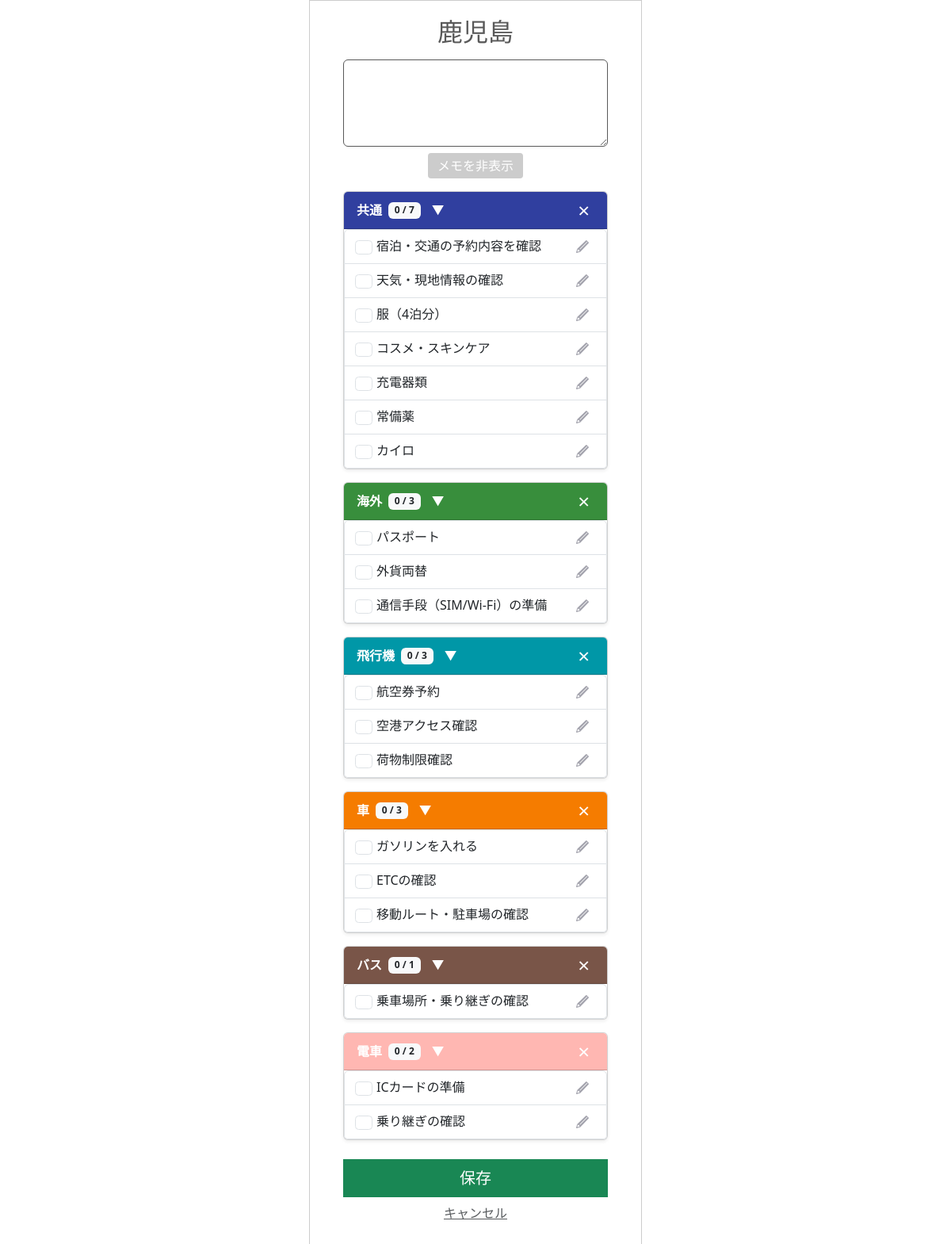
Screenshot of /template/105/old_copy/ with the database file from the repository.
### app/models/template.py (models this page shows, shortened)
class Template(models.Model):
    class SourceType(models.IntegerChoices):
        FROM_TRAVEL   = 0, _("旅行情報より作成")
        FROM_TEMPLATE = 1, _("既存テンプレートを反映")
    user = models.ForeignKey(
        settings.AUTH_USER_MODEL,
        on_delete=models.CASCADE,
        verbose_name=_("ユーザーID")
    )
    travel_info = models.ForeignKey(
        Travel_info,
        on_delete=models.CASCADE,
        verbose_name=_("旅行情報ID")
    )
    source_type = models.IntegerField(
        choices=SourceType.choices,
        verbose_name=_("生成タイプ")
    )
    template_source = models.ForeignKey(
        "self",
        null=True,
        blank=True,
        on_delete=models.SET_NULL,
        verbose_name=_("テンプレート参照元"),
        related_name="derived_templates"
    )
    created_at = models.DateTimeField(
         auto_now_add=True,
         verbose_name=_("作成日")
         )
    updated_at = models.DateTimeField(
        auto_now=True,
        verbose_name=_("更新日")
        )
    class Meta:
      verbose_name = _("テンプレート")

class TravelCategory(models.Model):
    class TravelType(models.IntegerChoices):
        AUTO  = 0, _("初期作成")
        CUSTOM = 1, _("ユーザー追加")
    class CategoryColor(models.IntegerChoices):
        PINK       = 0, "#e91e63ff"
        LIGHT_PINK = 1, "#ffb7b2fe"
        ORANGE     = 2, "#f57c00ff"
        GREEN      = 3, "#388e3cff"
        CYAN       = 4, "#0097a7ff"
        BLUE       = 5, "#303f9ffe"
        BROWN      = 6, "#795548ff"
        PURPLE     = 7, "#7b1fa2ff"
    template = models.ForeignKey(
        Template,
        on_delete=models.CASCADE,
        verbose_name=_("テンプレートID")
    )
    category_name = models.CharField(
        max_length=50,
        verbose_name=_("分類名")
    )
    travel_type = models.IntegerField(
        choices=TravelType.choices,
        verbose_name=_("分類タイプ")
    )
    category_color = models.IntegerField(
        choices=CategoryColor.choices,
        verbose_name=_("分類カラー")
    )
    created_at = models.DateTimeField(
         auto_now_add=True,
         verbose_name=_("作成日")
         )
    updated_at = models.DateTimeField(
        auto_now=True,
        verbose_name=_("更新日")
        )
    class Meta:
      verbose_name = _("旅行の分類")
    @property
    def checked_count(self):
        return self.travelitem_set.filter(item_checked=1).count()
    @property
    def total_count(self):
        return self.travelitem_set.count()

class TravelItem(models.Model):
    class ItemChecked(models.IntegerChoices):
        NO  = 0, _("NO")
        YES = 1, _("YES")
    travel_category = models.ForeignKey(
        TravelCategory,
        on_delete=models.CASCADE,
        verbose_name=_("旅行の分類ID")
    )
    item_name = models.CharField(
        max_length=128,
        verbose_name=_("項目名")
    )
    item_checked = models.IntegerField(
        choices=ItemChecked.choices,
        verbose_name=_("チェック済み項目")
    )
    created_at = models.DateTimeField(
         auto_now_add=True,
         verbose_name=_("作成日")
         )
    updated_at = models.DateTimeField(
        auto_now=True,
        verbose_name=_("更新日")
        )
    class Meta:
      verbose_name = _("旅行の項目")

### app/models/travel.py (models this page shows, shortened)
class Travel_info(models.Model):
    class StayType(models.IntegerChoices):
        DAY_TRIP = 0, _("日帰り")
        STAY     = 1, _("宿泊")
    class LocationType(models.IntegerChoices):
        DOMESTIC = 0, _("国内")
        OVERSEAS = 1, _("海外")
    class StatusType(models.IntegerChoices):
        NOT_DONE  = 0, _("未")
        COMPLETE  = 1, _("完")
        PROCESSED = 2, _("済")
    travel_info_id = models.AutoField(
        primary_key=True,
        verbose_name=_("旅行情報ID")
    )
    user = models.ForeignKey(
        settings.AUTH_USER_MODEL,
        on_delete=models.CASCADE,
        verbose_name=_("ユーザーID")
    )
    travel_title = models.CharField(
        max_length=100,
        verbose_name=_("旅行タイトル")
    )
    start_date = models.DateField(
        verbose_name=_("開始日")
    )
    end_date = models.DateField(
        verbose_name=_("終了日")
    )
    stay_type = models.IntegerField(
        choices=StayType.choices,
        verbose_name=_("宿泊タイプ")
    )
    location = models.IntegerField(
        choices=LocationType.choices,
        verbose_name=_("場所"),
    )
    memo = models.CharField(
        max_length=230,
        blank=True,
        verbose_name=_("メモ")
    )
    status = models.IntegerField(
        choices=StatusType.choices,
        default=0,
        verbose_name=_("ステータス")
    )
    transport = models.ManyToManyField(
        "Transport",
        through="Travelmode",
        verbose_name=_("交通手段")
    )
    created_at = models.DateTimeField(
        auto_now_add=True,
        verbose_name=_("作成日")
    )
    updated_at = models.DateTimeField(
       auto_now=True,
        verbose_name=_("更新日")
    )
    class Meta:
        verbose_name = _("旅行情報")
        verbose_name_plural = _("旅行情報")

### app/views/new_travel/old_template_copy.py (the view, shortened to what this page needs)
# urls.py: path('template/<int:template_id>/old_copy/', old_template_copy, name='old_template_copy'),
def old_template_copy(request, template_id):
    template = get_object_or_404(Template, id=template_id)
    categories = TravelCategory.objects.filter(template=template)
    return render(request, "new_travel/old_template.html", {
        "template": template,
        "categories": categories,
    })

### templates/new_travel/old_template.html (shortened to what this page needs)
{% extends 'base.html' %}
{% load static %}
{% block extra_css %}
{{ block.super }}
<link rel="stylesheet" href="{% static 'tabipre/css/new_travel/template_old.css' %}">
<link rel="stylesheet" href="{% static 'tabipre/css/parts/edit_item.css' %}">
{% endblock %}
{% block content %}
<div class="container mt-2">
    <h2 class="mb-3 text-center">{{ template.travel_info.travel_title }}</h2>
    <div class="mb-3">
        <div id="memoArea" class="collapse show">
            <textarea name="memo" class="form-control" rows="4">{{ template.memo }}</textarea>
        </div>
        <div class="text-center mt-2">
            <button class="memo-toggle-btn"
                    data-bs-toggle="collapse"
                    data-bs-target="#memoArea">
                メモを非表示
            </button>
        </div>
    </div>
    <form method="POST">
        {% for cat in categories %}
        <div class="card mb-3 shadow-sm">
            <div class="card-header d-flex justify-content-between align-items-center"
                 style="background-color: {{ cat.get_category_color_display }}; color: white;">
                <div class="d-flex align-items-center">
                    <strong>{{ cat.category_name }}</strong>
                    <span class="badge bg-light text-dark ms-2">
                        {{ cat.checked_count }} / {{ cat.total_count }}
                    </span>
                    <button type="button"
                            class="btn-transparent ms-2"
                            data-bs-toggle="collapse"
                            data-bs-target="#cat{{ cat.id }}">
                        ▼
                    </button>
                </div>
                <button type="submit"
                        name="delete_category"
                        value="{{ cat.id }}"
                        class="btn-transparent btn-category-delete">
                    ×
                </button>
            </div>
            <ul id="cat{{ cat.id }}" class="list-group collapse show">
                {% for item in cat.travelitem_set.all %}
                <li class="list-group-item d-flex justify-content-between align-items-center">
                    <div class="form-check me-3">
                        <input type="checkbox"
                               name="item_checked_{{ item.id }}"
                               class="form-check-input"
                               {% if item.item_checked %}checked{% endif %}>
                        {{ item.item_name }}
                    </div>
                    <div class="d-flex gap-1">
                        <button type="button"
                                class="edit-btn"
                                data-id="{{ item.id }}"
                                data-name="{{ item.item_name }}"
                                data-bs-toggle="modal"
                                data-bs-target="#editItemModal">
                            <img src="{% static 'tabipre/icons/edit.png' %}" alt="編集" style="width:16px; height:16px;">
                        </button>
                    </div>
                </li>
                {% endfor %}
            </ul>
        </div>
        {% endfor %}
        <div class="text-center mt-4">
            <button type="submit" name="save_changes" class="btn btn-success btn-lg w-100">
            保存
            </button>
        </div>
        <div class="text-center mt-2">
            <a href="{% url 'app:home' %}" class="text-muted">キャンセル</a>
        </div>
    </form>
</div>
{% endblock %}

### static/tabipre/css/base/base.css (style rules this page uses)
.btn, .btn-primary, .app-btn, .app-btn-primary, .app-btn-secondary, .app-btn-warning { border-radius: 0 !important; }
input, select, textarea { width: 100%; padding: 6px 10px; border-radius: 0; border: 1px solid #595959; font-size: 18px; box-sizing: border-box; }
input.form-control, select.form-control, textarea.form-control { border: 1px solid #595959 !important; }

### static/tabipre/css/new_travel/template_old.css (style rules this page uses)
.btn-transparent { background: none !important; border: none !important; color: #fff !important; padding: 2px 6px; cursor: pointer; }
.btn-category-delete { font-size: 26px !important; line-height: 1 !important; }
.edit-btn { background: none; border: none; padding: 2px 6px; cursor: pointer; }
.edit-btn img { width: 20px; height: 20px; display: block; }
.memo-toggle-btn { background-color: #ccccccff !important; color: #ffffff !important; border: none !important; padding: 4px 12px; border-radius: 4px; cursor: pointer; }

### rows the page displays
Template: travel_info.travel_title "鹿児島"
TravelCategory: category_name "共通", checked_count "0", total_count "7"
TravelItem: item_name "宿泊・交通の予約内容を確認"
TravelItem: item_name "天気・現地情報の確認"
TravelItem: item_name "服（4泊分）"
TravelItem: item_name "コスメ・スキンケア"
TravelItem: item_name "充電器類"
TravelItem: item_name "常備薬"
TravelItem: item_name "カイロ"
TravelCategory: category_name "海外", checked_count "0", total_count "3"
TravelItem: item_name "パスポート"
TravelItem: item_name "外貨両替"
TravelItem: item_name "通信手段（SIM/Wi-Fi）の準備"
TravelCategory: category_name "飛行機", checked_count "0", total_count "3"
TravelItem: item_name "航空券予約"
TravelItem: item_name "空港アクセス確認"
TravelItem: item_name "荷物制限確認"
TravelCategory: category_name "車", checked_count "0", total_count "3"
TravelItem: item_name "ガソリンを入れる"
TravelItem: item_name "ETCの確認"
TravelItem: item_name "移動ルート・駐車場の確認"
TravelCategory: category_name "バス", checked_count "0", total_count "1"
TravelItem: item_name "乗車場所・乗り継ぎの確認"
TravelCategory: category_name "電車", checked_count "0", total_count "2"
TravelItem: item_name "ICカードの準備"
TravelItem: item_name "乗り継ぎの確認"
